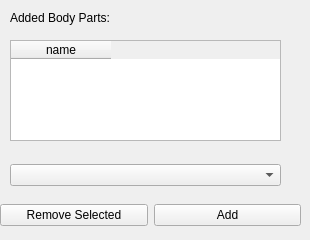
          <widget class="QWidget" name="tab_16">
           <attribute name="title">
            <string>Body Parts</string>
           </attribute>
           <widget class="QWidget" name="gridLayoutWidget_36">
            <property name="geometry">
             <rect>
              <x>10</x>
              <y>160</y>
              <width>271</width>
              <height>31</height>
             </rect>
            </property>
            <layout class="QGridLayout" name="gridLayout_26">
             <item row="0" column="0">
              <widget class="QComboBox" name="box_bodypart_cck"/>
             </item>
            </layout>
           </widget>
           <widget class="QTableWidget" name="tb_bodypart">
            <property name="geometry">
             <rect>
              <x>10</x>
              <y>40</y>
              <width>271</width>
              <height>101</height>
             </rect>
            </property>
            <property name="selectionBehavior">
             <enum>QAbstractItemView::SelectRows</enum>
            </property>
            <column>
             <property name="text">
              <string>name</string>
             </property>
            </column>
           </widget>
           <widget class="QWidget" name="horizontalLayoutWidget_9">
            <property name="geometry">
             <rect>
              <x>0</x>
              <y>200</y>
              <width>301</width>
              <height>31</height>
             </rect>
            </property>
            <layout class="QHBoxLayout" name="grid_addremove_9">
             <item>
              <widget class="QPushButton" name="pb_rembp_cck">
               <property name="text">
                <string>Remove Selected</string>
               </property>
              </widget>
             </item>
             <item>
              <widget class="QPushButton" name="pb_addbp_cck">
               <property name="text">
                <string>Add</string>
               </property>
              </widget>
             </item>
            </layout>
           </widget>
           <widget class="QLabel" name="lb_addedweps_7">
            <property name="geometry">
             <rect>
              <x>10</x>
              <y>10</y>
              <width>161</width>
              <height>16</height>
             </rect>
            </property>
            <property name="text">
             <string>Added Body Parts:</string>
            </property>
           </widget>
          </widget>
